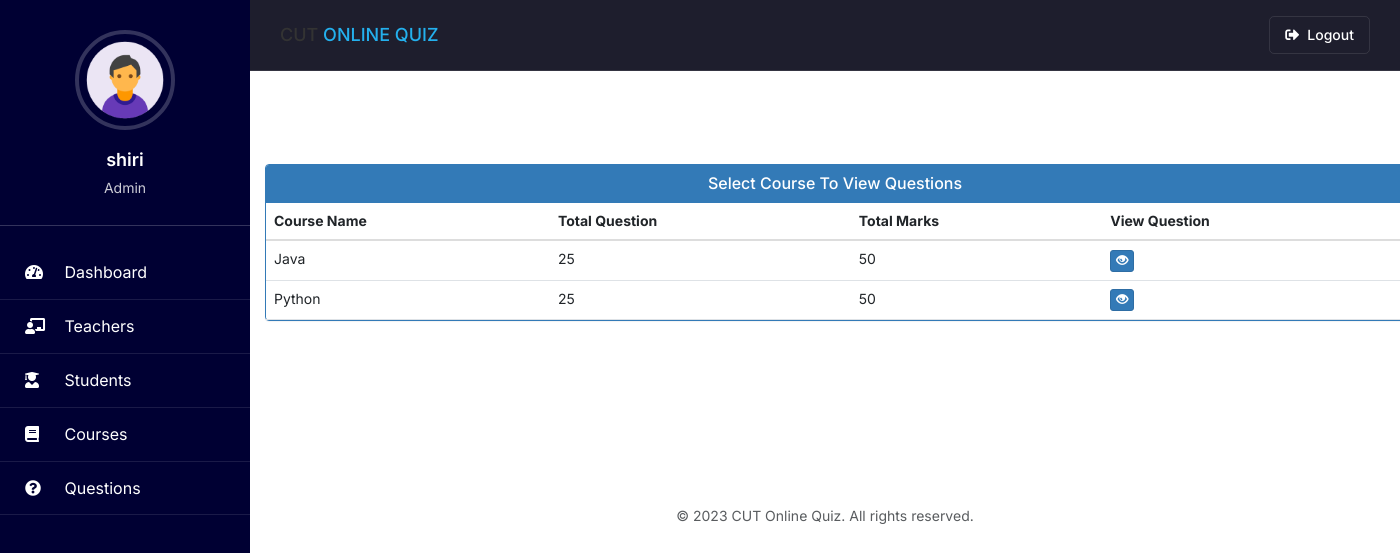
The page /admin-view-question (signed in) on the database its author committed.
### quiz/models.py (models this page shows, shortened)
class Course(models.Model):
   course_name = models.CharField(max_length=50)
   question_number = models.PositiveIntegerField()
   total_marks = models.PositiveIntegerField()
   is_timed = models.BooleanField(default=False, help_text="Whether this course has a time limit")
   total_time_minutes = models.PositiveIntegerField(default=0, help_text="Total time allowed for the quiz in minutes (0 = unlimited)")
   sequential_questions = models.BooleanField(default=False, help_text="Display questions one at a time sequentially")
   allow_backtracking = models.BooleanField(default=True, help_text="Whether students can go back to previous questions")
   security_level = models.CharField(max_length=50, choices=[
       ('low', 'Low - Basic protection'),
       ('medium', 'Medium - Prevent copy-paste and right-click'),
       ('high', 'High - Block dev tools and keyboard shortcuts')
   ], default='medium', help_text="Level of security measures to prevent cheating")

### quiz/views.py (the view)
# urls.py: path('admin-view-question', views.admin_view_question_view, name='admin-view-question'),
@login_required(login_url='adminlogin')
def admin_view_question_view(request):
    courses = models.Course.objects.all()
    return render(request, 'quiz/admin_view_question.html', {'courses': courses})

### student/context_processors.py (called while the page is built)
def student_profile(request):
    context = {}
    if request.user.is_authenticated:
        try:
            if request.user.groups.filter(name='STUDENT').exists():
                student = Student.objects.get(user=request.user)
                context['student'] = student
        except Student.DoesNotExist:
            pass
    return context

### teacher/context_processors.py (called while the page is built)
def teacher_profile(request):
    context = {}
    if request.user.is_authenticated:
        try:
            if request.user.groups.filter(name='TEACHER').exists():
                teacher = Teacher.objects.get(user=request.user)
                context['teacher'] = teacher
        except Teacher.DoesNotExist:
            pass
    return context

### templates/quiz/admin_view_question.html (shortened to what this page needs)
{% extends 'quiz/adminbase.html' %}
{% block content %}
{%load static%}
<head>
  <link href="//netdna.bootstrapcdn.com/bootstrap/3.0.0/css/bootstrap.min.css" rel="stylesheet" id="bootstrap-css">
</head>
<br><br>
<div class="container">
  <div class="panel panel-primary">
    <div class="panel-heading">
      <h6 class="panel-title">Select Course To View Questions</h6>
    </div>
    <table class="table table-hover" id="dev-table">
      <thead>
        <tr>
          <th>Course Name</th>
          <th>Total Question</th>
          <th>Total Marks</th>
          <th>View Question</th>
        </tr>
      </thead>
      {% for c in courses %}
      <tr>
        <td> {{c.course_name}}</td>
        <td>{{c.question_number}}</td>
        <td>{{c.total_marks}}</td>
        <td><a class="btn btn-primary btn-xs" href="{% url 'view-question' c.id  %}"><span class="glyphicon glyphicon-eye-open"></span></a></td>
      </tr>
      {% endfor %}
    </table>
  </div>
</div>
<br><br><br><br><br><br>
{% endblock content %}

### templates/quiz/adminbase.html (shortened to what this page needs)
<!DOCTYPE html>
{% load static %}
<html lang="en" dir="ltr">
<head>
  <link rel="stylesheet" href="https://cdn.jsdelivr.net/npm/bootstrap@5.3.0/dist/css/bootstrap.min.css">
  <link rel="stylesheet" href="https://cdnjs.cloudflare.com/ajax/libs/font-awesome/5.15.4/css/all.min.css">
</head>
<body>
  <div class="sidebar">
    <div class="sidebar-profile">
      <img src="{% static 'image/admin.png' %}" class="profile_image" alt="Admin Profile">
      <h4>{{request.user.username}}</h4>
      <h6>Admin</h6>
    </div>
    <a href="/admin-dashboard" class="{% if request.path == '/admin-dashboard' %}active{% endif %}">
      <i class="fas fa-tachometer-alt"></i>
      <span>Dashboard</span>
    </a>
    <a href="/admin-teacher" class="{% if request.path == '/admin-teacher' %}active{% endif %}">
      <i class="fas fa-chalkboard-teacher"></i>
      <span>Teachers</span>
    </a>
    <a href="/admin-student" class="{% if request.path == '/admin-student' %}active{% endif %}">
      <i class="fas fa-user-graduate"></i>
      <span>Students</span>
    </a>
    <a href="/admin-course" class="{% if request.path == '/admin-course' %}active{% endif %}">
      <i class="fas fa-book"></i>
      <span>Courses</span>
    </a>
    <a href="/admin-question" class="{% if request.path == '/admin-question' %}active{% endif %}">
      <i class="fas fa-question-circle"></i>
      <span>Questions</span>
    </a>
    </div>
    <form action="{% url 'logout' %}" method="POST" style="display: block;">
      <button type="submit" class="sidebar-logout-btn">
        <span>Logout</span>
      </button>
    </form>
  <div class="content">
    <div class="header">
      <div class="header-left">
        <h4>CUT <span style="color: var(--primary-color);">ONLINE QUIZ</span></h4>
      </div>
      <div class="header-right">
        <form action="{% url 'logout' %}" method="POST" style="display:inline;">
          <button type="submit" class="logout-btn">
            <i class="fas fa-sign-out-alt"></i> Logout
          </button>
        </form>
      </div>
    </div>
    {% block content %}
    {% endblock content %}
    <footer class="py-4 mt-5">
      <div class="container-fluid">
        <div class="text-center">
          <p class="mb-0 text-muted">© 2023 CUT Online Quiz. All rights reserved.</p>
        </div>
      </div>
    </footer>
  </div>
</body>
</html>

### templates/quiz/adminbase.html (style rules this page uses)
:root { --primary-color: #24b0ed; --sidebar-color: #2a9d8f; --dark-bg: #151521; --darker-bg: #1e1e2d; --text-primary: #ffffff; --text-secondary: rgba(255, 255, 255, 0.7); --text-muted: rgba(255, 255, 255, 0.5); --border-color: rgba(255, 255, 255, 0.1); }
* { margin: 0; padding: 0; list-style: none; text-decoration: none; box-sizing: border-box; font-family: 'Inter', sans-serif; }
body { background-color: var(--dark-bg); color: var(--text-primary); }
.sidebar { position: fixed; width: 250px; height: 100%; background: #000033; padding: 30px 0; overflow-y: auto; transition: all 0.3s ease; z-index: 100; }
.sidebar-profile { text-align: center; padding: 0 15px 20px; border-bottom: 1px solid rgba(255, 255, 255, 0.2); margin-bottom: 20px; }
.profile_image { width: 100px; height: 100px; border-radius: 50%; object-fit: cover; margin-bottom: 10px; border: 4px solid rgba(255, 255, 255, 0.2); }
.sidebar-profile h4 { color: white; margin-bottom: 5px; font-weight: 600; font-size: 18px; }
.sidebar-profile h6 { color: rgba(255, 255, 255, 0.8); font-size: 14px; font-weight: 400; }
.sidebar a { display: block; padding: 15px 25px; border-bottom: 1px solid rgba(255, 255, 255, 0.1); color: white; font-size: 16px; position: relative; text-decoration: none; transition: all 0.3s ease; }
.sidebar a i { margin-right: 15px; min-width: 20px; }
.sidebar-logout-btn { display: block; width: 100%; text-align: left; padding: 15px 25px; border: none; border-bottom: 1px solid rgba(255, 255, 255, 0.1); background: transparent; color: white; font-size: 16px; position: relative; transition: all 0.3s ease; cursor: pointer; }
.header { display: flex; justify-content: space-between; align-items: center; padding: 15px 30px; background-color: var(--darker-bg); border-bottom: 1px solid var(--border-color); position: fixed; top: 0; right: 0; width: calc(100% - 250px); z-index: 99; transition: all 0.3s ease; }
.header-left { display: flex; align-items: center; }
.header-right { display: flex; align-items: center; }
.logout-btn { background-color: transparent; color: var(--text-primary); border: 1px solid var(--border-color); padding: 8px 15px; border-radius: 5px; font-weight: 500; transition: all 0.3s ease; text-decoration: none; display: flex; align-items: center; }
.logout-btn i { margin-right: 8px; }
.content { width: calc(100% - 250px); margin-left: 250px; padding-top: 70px; min-height: 100vh; transition: all 0.3s ease; }

### templates/quiz/admin_view_question.html (style rules this page uses)
a:link { text-decoration: none; }
h6 { text-align: center; }

### rows shown on the page
Course: course_name "Java", question_number "25", total_marks "50"
Course: course_name "Python", question_number "25", total_marks "50"

### other values the page prints
{{ request.user.username }} "shiri"
